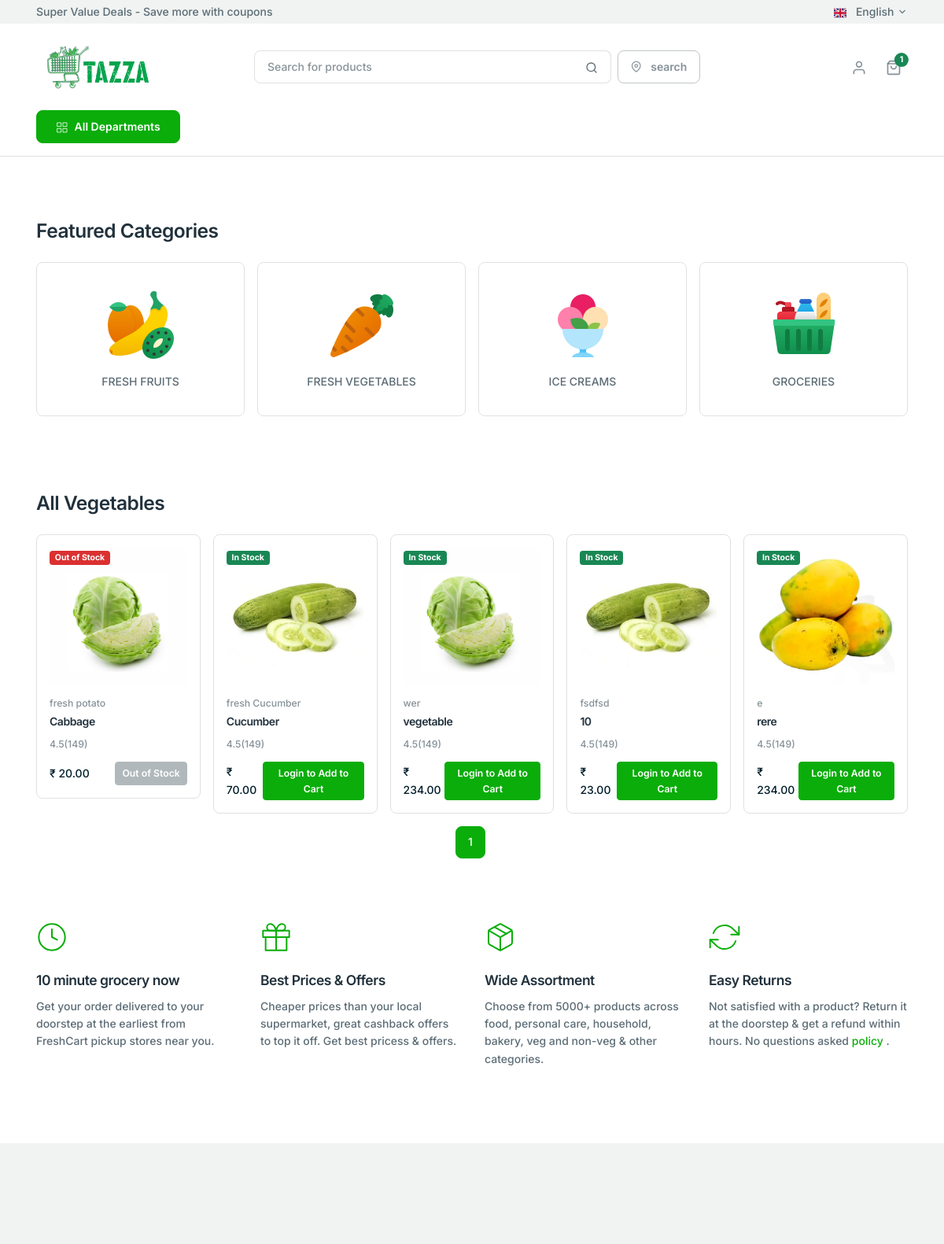
Screenshot of /vegitable/ with the database file from the repository.
### APP/models.py (models this page shows, shortened)
class Product(models.Model):
    CATEGORY_CHOICES = [
        ('VEG', 'Vegetables'),
        ('ICE', 'Ice creams'),
        ('FRU', 'Fruits'),
        ('GRO', 'Groceries'),
    ]
    name = models.CharField(max_length=50)
    description = models.CharField(max_length=300, default='')
    quantity = models.IntegerField(default=0)
    price = models.DecimalField(max_digits=10, decimal_places=2)
    images = models.ImageField(upload_to='images/', null=True)
    category = models.CharField(max_length=3, choices=CATEGORY_CHOICES, default='VEG')
    in_stock = models.BooleanField(default=True)  # New field for stock availability

### APP/views.py (the view)
# urls.py: path('vegitable/',views.vegitables,name='vegitables'),
def vegitables(request):
    vegitables_list = Product.objects.filter(category='VEG')
    paginator = Paginator(vegitables_list, 8)  # Show 8 products per page
    page_number = request.GET.get('page')
    page_obj = paginator.get_page(page_number)
    return render(request, 'vegitables.html', {'address': page_obj})

### templates/vegitables.html (shortened to what this page needs)
<!DOCTYPE html>
{% load static %}
<html lang="en"><head>
		<link href="{% static 'css/slick.css' %}" rel="stylesheet">
		<link href="{% static 'css/slick-theme.css' %}" rel="stylesheet">
		<link href="{% static 'css/tiny-slider.css' %}" rel="stylesheet">
<link href="{% static 'css/bootstrap-icons.min.css' %}" rel="stylesheet">
<link href="{% static 'css/feather-icons.css' %}" rel="stylesheet">
<link href="{% static 'css/simplebar.min.css' %}" rel="stylesheet">
<link rel="stylesheet" href="{% static 'css/theme.min.css' %}">
	</head>
	<body>
<div class="border-bottom">
	<div class="bg-light py-1">
		<div class="container">
			<div class="row">
				<div class="col-md-6 col-12 text-center text-md-start"><span>Super Value Deals - Save more with coupons</span></div>
				<div class="col-6 text-end d-none d-md-block">
					<div class="dropdown selectBox">
						<a class="dropdown-toggle selectValue text-reset" href="javascript:void(0)" data-bs-toggle="dropdown" aria-expanded="false">
							<span class="me-2">
							</span>
							English
						</a>
					</div>
				</div>
			</div>
		</div>
	</div>
	<div class="py-5">
		<div class="container">
			<div class="row w-100 align-items-center gx-lg-2 gx-0">
				<div class="col-xxl-2 col-lg-3 col-md-6 col-5">
					<a class="navbar-brand d-none d-lg-block" href="{% url 'index' %}">
						<img height="70px;" src="{% static 'images/icons/logo.png' %}" alt="eCommerce HTML Template">
					</a>
				</div>
				<div class="col-xxl-5 col-lg-5 d-none d-lg-block">
					<form action="#">
						<div class="input-group">
							<input class="form-control rounded" type="search" placeholder="Search for products">
							<span class="input-group-append">
								<button class="btn bg-white border border-start-0 ms-n10 rounded-0 rounded-end" type="button">
									<svg xmlns="http://www.w3.org/2000/svg" width="16" height="16" viewBox="0 0 24 24" fill="none" stroke="currentColor" stroke-width="2" stroke-linecap="round" stroke-linejoin="round" class="feather feather-search">
										<circle cx="11" cy="11" r="8"></circle>
										<line x1="21" y1="21" x2="16.65" y2="16.65"></line>
									</svg>
								</button>
							</span>
						</div>
					</form>
				</div>
				<div class="col-md-2 col-xxl-3 d-none d-lg-block">
					<button type="button" class="btn btn-outline-gray-400 text-muted" data-bs-toggle="modal" data-bs-target="#locationModal">
						<i class="feather-icon icon-map-pin me-2"></i>
						search
					</button>
				</div>
				<div class="col-lg-2 col-xxl-2 text-end col-md-6 col-7">
					<div class="list-inline">
						{% if not request.user.is_authenticated %}
						<div class="list-inline-item me-5">
							<a href="{% url 'login' %}" class="text-muted">
								<svg xmlns="http://www.w3.org/2000/svg" width="20" height="20" viewBox="0 0 24 24" fill="none" stroke="currentColor" stroke-width="2" stroke-linecap="round" stroke-linejoin="round" class="feather feather-user">
									<path d="M20 21v-2a4 4 0 0 0-4-4H8a4 4 0 0 0-4 4v2"></path>
									<circle cx="12" cy="7" r="4"></circle>
								</svg>
							</a>
						</div>
						{% endif %}
						<div class="list-inline-item me-5 me-lg-0">
							{% if not request.user.is_authenticated %}
								<a class="text-muted position-relative" href="{% url 'login' %}">
									<span class="position-absolute top-0 start-100 translate-middle badge rounded-pill bg-success">
										1
									</span>
								</a>
							{% endif %}
						</div>
					</div>
				</div>
			</div>
		</div>
	</div>
	<nav class="navbar navbar-expand-lg navbar-light navbar-default py-0 pb-lg-4" aria-label="Offcanvas navbar large">
		<div class="container">
			<div class="offcanvas offcanvas-start" tabindex="-1" id="navbar-default" aria-labelledby="navbar-defaultLabel">
				<div class="offcanvas-body">
					<div class="dropdown me-3 d-none d-lg-block">
						<button class="btn btn-primary px-6" type="button" id="dropdownMenuButton1" data-bs-toggle="dropdown" aria-expanded="false">
							<span class="me-1">
							</span>
							All Departments
						</button>
					</div>
				</div>
			</div>
		</div>
	</nav>
</div>
		<main>
			<section class="mb-lg-10 mt-lg-14 my-8">
				<div class="container">
					<div class="row">
						<div class="col-12 mb-6">
							<h3 class="mb-0">Featured Categories</h3>
						</div>
					</div>
					<div class="category-slider">
						<div class="item">
							<a href="{% url 'fruits' %}" class="text-decoration-none text-inherit">
								<div class="card card-product mb-lg-4">
									<div class="card-body text-center py-8">
										<img src="{% static 'images/icons/FRUXX.png' %}" alt="Grocery Ecommerce Template" class="mb-3 img-fluid">
										<div class="text-truncate">FRESH FRUITS</div>
									</div>
								</div>
							</a>
						</div>
						<div class="item">
							<a href="{% url 'vegitables' %}" class="text-decoration-none text-inherit">
								<div class="card card-product mb-lg-4">
									<div class="card-body text-center py-8">
										<img src="{% static 'images/icons/vegitables.png' %}" alt="Grocery Ecommerce Template" class="mb-3">
										<div class="text-truncate">FRESH VEGETABLES</div>
									</div>
								</div>
							</a>
						</div>
						<div class="item">
							<a href="{% url 'icecream' %}" class="text-decoration-none text-inherit">
								<div class="card card-product mb-lg-4">
									<div class="card-body text-center py-8">
										<img src="{% static 'images/icons/icecreams.png' %}" alt="Grocery Ecommerce Template" class="mb-3">
										<div class="text-truncate">ICE CREAMS</div>
									</div>
								</div>
							</a>
						</div>
						<div class="item">
							<a href="{% url 'grocery' %}" class="text-decoration-none text-inherit">
								<div class="card card-product mb-lg-4">
									<div class="card-body text-center py-8">
										<img src="{% static 'images/icons/groceries.png' %}" alt="Grocery Ecommerce Template" class="mb-3">
										<div class="text-truncate">GROCERIES</div>
									</div>
								</div>
							</a>
						</div>
					</div>
				</div>
			</section>
			<section class="my-lg-14 my-8">
    <div class="container">
        <div class="row">
            <div class="col-12 mb-6">
                <h3 class="mb-0">All Vegetables</h3>
            </div>
        </div>
		<div class="row g-4 row-cols-lg-5 row-cols-2 row-cols-md-3">
			{% for product in address %}
			<div class="col">
				<div class="card card-product">
					<div class="card-body">
						<div class="text-center position-relative">
							{% if product.in_stock %}
							<div class="position-absolute top-0 start-0">
								<span class="badge bg-success">In Stock</span>
							</div>
							{% else %}
							<div class="position-absolute top-0 start-0">
								<span class="badge bg-danger">Out of Stock</span>
							</div>
							{% endif %}
							<a href="#!"><img src="{{ product.images.url }}" alt="Product Image" class="mb-3 img-fluid"></a>
						</div>
						<div class="text-small mb-1">
							<a href="#!" class="text-decoration-none text-muted"><small>{{ product.description }}</small></a>
						</div>
						<h2 class="fs-6"><a href="./pages/shop-single.html" class="text-inherit text-decoration-none">{{ product.name }}</a></h2>
						<div>
							<span class="text-muted small">4.5(149)</span>
						</div>
						<div class="d-flex justify-content-between align-items-center mt-3">
							<div>
								<span class="text-dark">₹ {{ product.price }}</span>
							</div>
							{% if product.in_stock %}
							{% if user.is_authenticated %}
							<form action="{% url 'add_to_cart' product.id %}" method="post">
								{% csrf_token %}
								<button type="submit" class="btn btn-primary btn-sm">
									<svg xmlns="http://www.w3.org/2000/svg" width="16" height="16" viewBox="0 0 24 24" fill="none" stroke="currentColor" stroke-width="2" stroke-linecap="round" stroke-linejoin="round" class="feather feather-plus">
										<line x1="12" y1="5" x2="12" y2="19"></line>
										<line x1="5" y1="12" x2="19" y2="12"></line>
									</svg>
									Add to Cart
								</button>
							</form>
							{% else %}
							<a href="{% url 'login' %}?next={{ request.path }}" class="btn btn-primary btn-sm">Login to Add to Cart</a>
							{% endif %}
							{% else %}
							<button type="button" class="btn btn-secondary btn-sm" disabled>
								Out of Stock
							</button>
							{% endif %}
						</div>
					</div>
				</div>
			</div>
			{% endfor %}
		</div>
		 <nav aria-label="Page navigation">
            <ul class="pagination justify-content-center mt-4">
                {% for num in address.paginator.page_range %}
                <li class="page-item {% if address.number == num %}active{% endif %}">
                    <a class="page-link" href="?page={{ num }}">{{ num }}</a>
                </li>
                {% endfor %}
            </ul>
        </nav>
    </div>
</section>
			<section class="my-lg-14 my-8">
				<div class="container">
					<div class="row">
						<div class="col-md-6 col-lg-3">
							<div class="mb-8 mb-xl-0">
								<div class="mb-6"><img src="{% static 'images/clock.svg' %}" alt=""></div>
								<h3 class="h5 mb-3">10 minute grocery now</h3>
								<p>Get your order delivered to your doorstep at the earliest from FreshCart pickup stores near you.</p>
							</div>
						</div>
						<div class="col-md-6 col-lg-3">
							<div class="mb-8 mb-xl-0">
								<div class="mb-6"><img src="{% static 'images/gift.svg' %}" alt=""></div>
								<h3 class="h5 mb-3">Best Prices &amp; Offers</h3>
								<p>Cheaper prices than your local supermarket, great cashback offers to top it off. Get best pricess &amp; offers.</p>
							</div>
						</div>
						<div class="col-md-6 col-lg-3">
							<div class="mb-8 mb-xl-0">
								<div class="mb-6"><img src="{% static 'images/package.svg' %}" alt=""></div>
								<h3 class="h5 mb-3">Wide Assortment</h3>
								<p>Choose from 5000+ products across food, personal care, household, bakery, veg and non-veg &amp; other categories.</p>
							</div>
						</div>
						<div class="col-md-6 col-lg-3">
							<div class="mb-8 mb-xl-0">
								<div class="mb-6"><img src="{% static 'images/refresh-cw.svg' %}" alt=""></div>
								<h3 class="h5 mb-3">Easy Returns</h3>
								<p>
									Not satisfied with a product? Return it at the doorstep &amp; get a refund within hours. No questions asked
									<a href="#!">policy</a>
									.
								</p>
							</div>
						</div>
					</div>
				</div>
			</section>
		</main>
<footer class="footer">
</footer>
</body></html>

### rows the page displays
Product: in_stock "Out of Stock", images (picture), description "fresh potato", name "Cabbage", price "20.00"
Product: in_stock "In Stock", images (picture), description "fresh Cucumber", name "Cucumber", price "70.00"
Product: in_stock "In Stock", images (picture), description "wer", name "vegetable", price "234.00"
Product: in_stock "In Stock", images (picture), description "fsdfsd", name "10", price "23.00"
Product: in_stock "In Stock", images (picture), description "e", name "rere", price "234.00"

### other values shown
{{ num }} "1"
